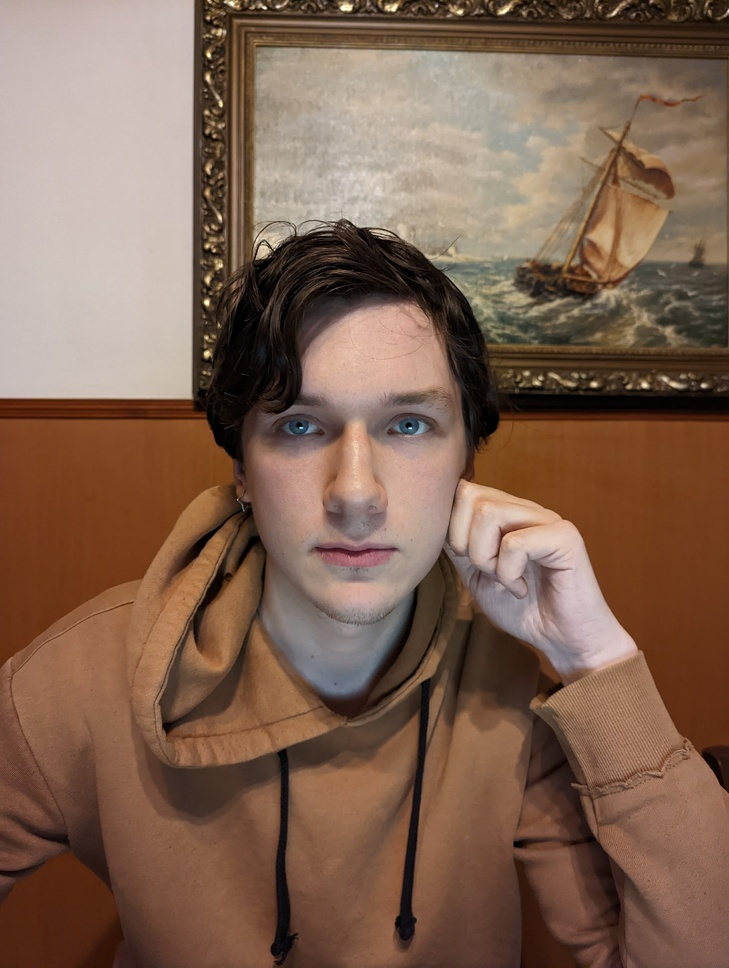
#> input picture faces/face_test.jpg, 729 x 968 px, shrunk from 1626 x 2160 before the run
$ jupyter execute --allow-errors face_recognition.ipynb
#> lines starting #> are read from the running program, lines starting #| are printed output that depends on the picture
[cell 1]
import cv2

[cell 2]
img = cv2.imread('face_test.jpg')
#> img is the input picture: shape (968, 729, 3); mean B, G, R 81.8, 99.3, 128.1

[cell 3]
#cv2.imshow(winname='Face', mat=img)
gray = cv2.cvtColor(src=img, code=cv2.COLOR_BGR2GRAY)
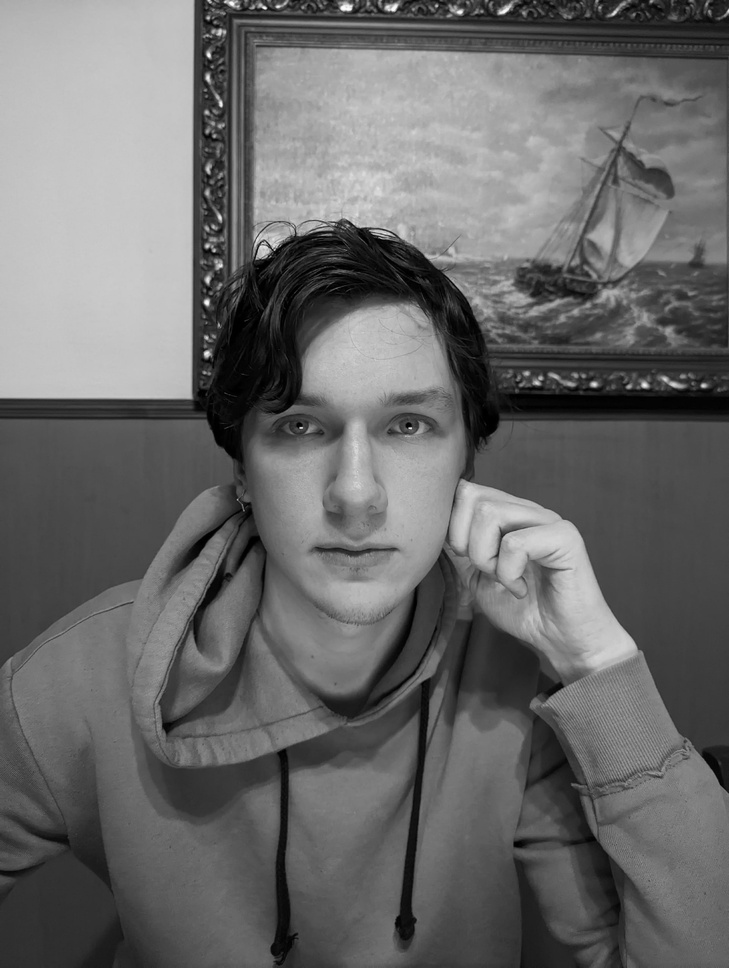
#> gray: shape (968, 729); min 0, max 252, mean 105.9

[cell 4]
faces = cv2.CascadeClassifier(r'haarcascade_frontalcatface.xml')
faces = faces.detectMultiScale(gray, 1.3, 5)
#> faces = [[226, 327, 267, 267]]
